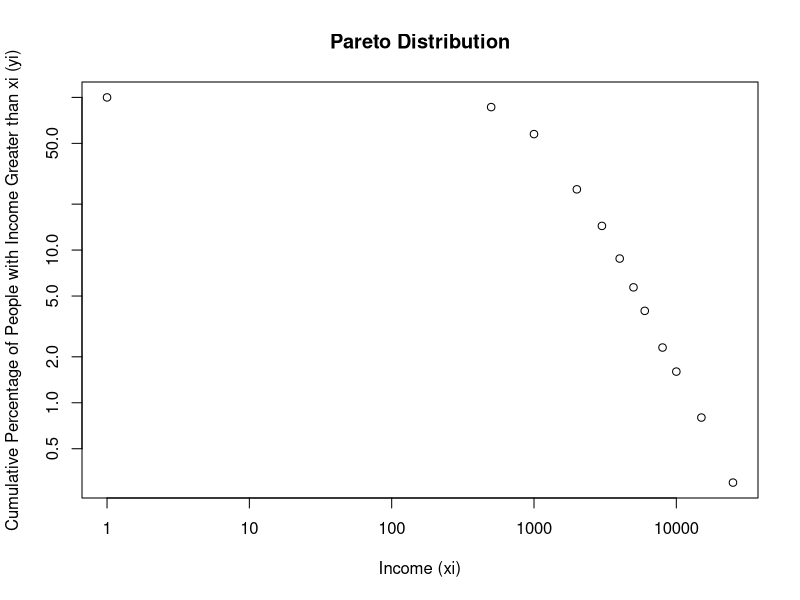
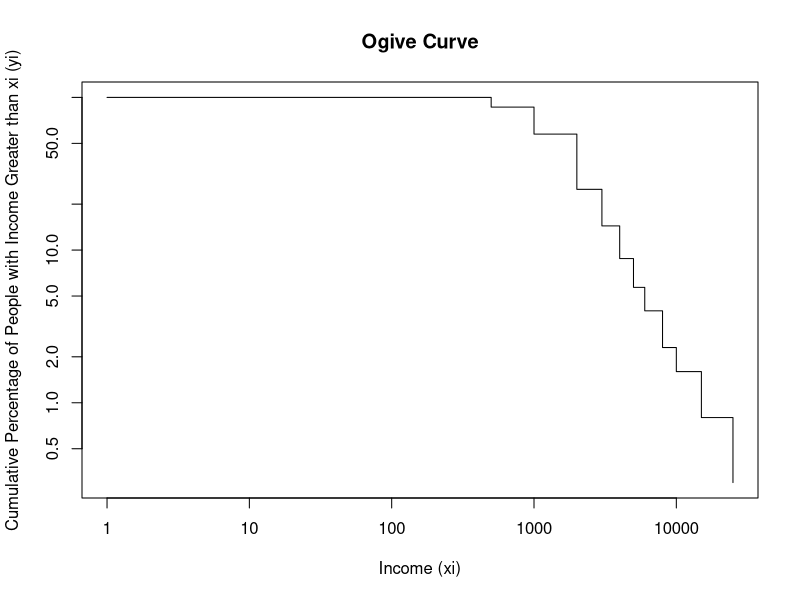

Generate these figures, in order, with R:
p<-c(13.6,28.9,32.5,10.6,5.6,3.1,1.7,1.7,0.7,0.8,0.5,0.3)
xi<-c(1,500,1000,2000,3000,4000,5000,6000,8000,10000,15000,25000) #lower bound of income class
yi<-rep(100,length(p)) #rep(value, times) is used to create a vector of length 'times' with all elements equal to 'value'. here we are creating a vector of length equal to the length of p with all elements equal to 100, which represents the cumulative percentage of people with income greater than xi[1], which is 100% for the first value.
yi 

n<-length(p)
for(i in 2:n){yi[i]=yi[i-1]-p[i-1]} #yi[i-1] theke p[i-1] minus kore yi[i] te rakha hbe, jemon yi[2]=yi[1]-p[1], yi[3]=yi[2]-p[2] and so on.
yi  #this is the cumulative percentage of people with income greater than xi[i], which is 100% for the first value and then decreases as we move to higher income levels.
y<-log(yi)
x<-log(xi)

model<-lm(y~x)
coefficients(model)

beta0<-coefficients(model)[1]
beta0

beta1<-coefficients(model)[2]
beta1

A<-exp(beta0)
A

alpha=-beta1
alpha

#plotting the pareto distribution
plot(xi,yi,type="p",xlab="Income (xi)",ylab="Cumulative Percentage of People with Income Greater than xi (yi)",main="Pareto Distribution",log="xy")

#ogive curve
plot(xi,yi,type="s",xlab="Income (xi)",ylab="Cumulative Percentage of People with Income Greater than xi (yi)",main="Ogive Curve",log="xy")


#final 24
# 1. Define the data
wealth <- c(10, 15, 20, 25, 30, 40, 50, 60, 70, 80)
population <- c(100, 54, 35, 25, 19, 12, 9, 7, 5, 4)

# 2. Logarithmic transformation
log_wealth <- log(wealth)
log_pop <- log(population)

# 3. Fit the model using Linear Regression
model <- lm(log_pop ~ log_wealth)

# 4. Extract the results
summary_model <- summary(model)
summary_model
alpha <- -coef(model)[2]# The negative of the slope
A<- exp(coef(model)[1]) # The exponential of the intercept
A
# 5. Output results
cat("Estimated Pareto Index (Alpha):", alpha, "\n")
cat("R-squared value:", summary_model$r.squared, "\n")



#incourse 21: 
income_level<-c(100,500,1000,2000)
persons<-c(140,82,53,25)

cumulative_persons<-rev(cumsum(rev(persons))) #rev() is used to reverse the order of the vector, cumsum() is used to calculate the cumulative sum of the vector. here we are calculating the cumulative sum of the reversed vector of persons, which gives us the cumulative percentage of people with income greater than or equal to each income level. then we reverse it back to get the cumulative percentage in the original order.
cumulative_persons

x<-log(income_level)
y<-log(cumulative_persons)

model<-lm(y~x)
coefficients(model)

beta0<-coefficients(model)[1]
beta0

beta1<-coefficients(model)[2]
beta1

A<-exp(beta0)
A
α=-beta1
α

estimated_target<- 1500
estimated_population<- A * estimated_target^(-α)
estimated_population
